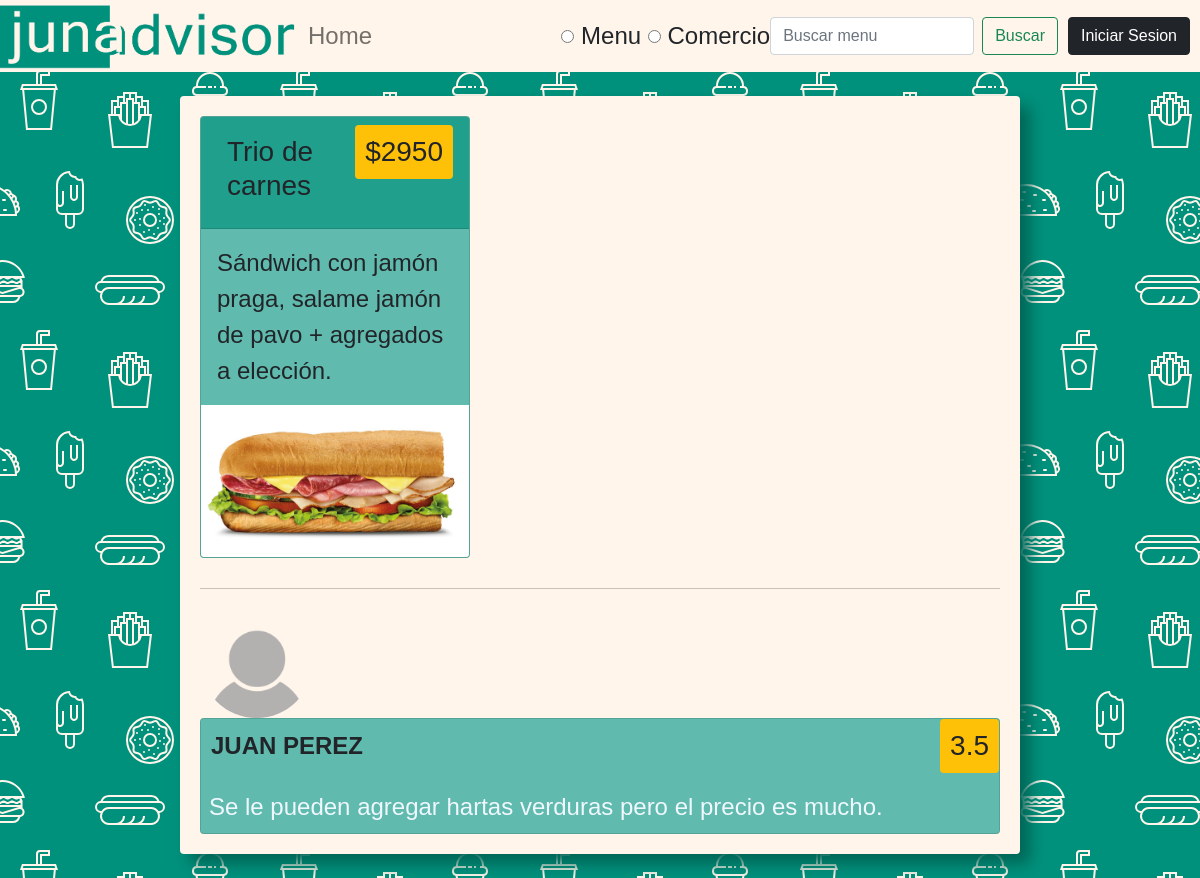
/menu/12, run on an earlier commit of the app's database.
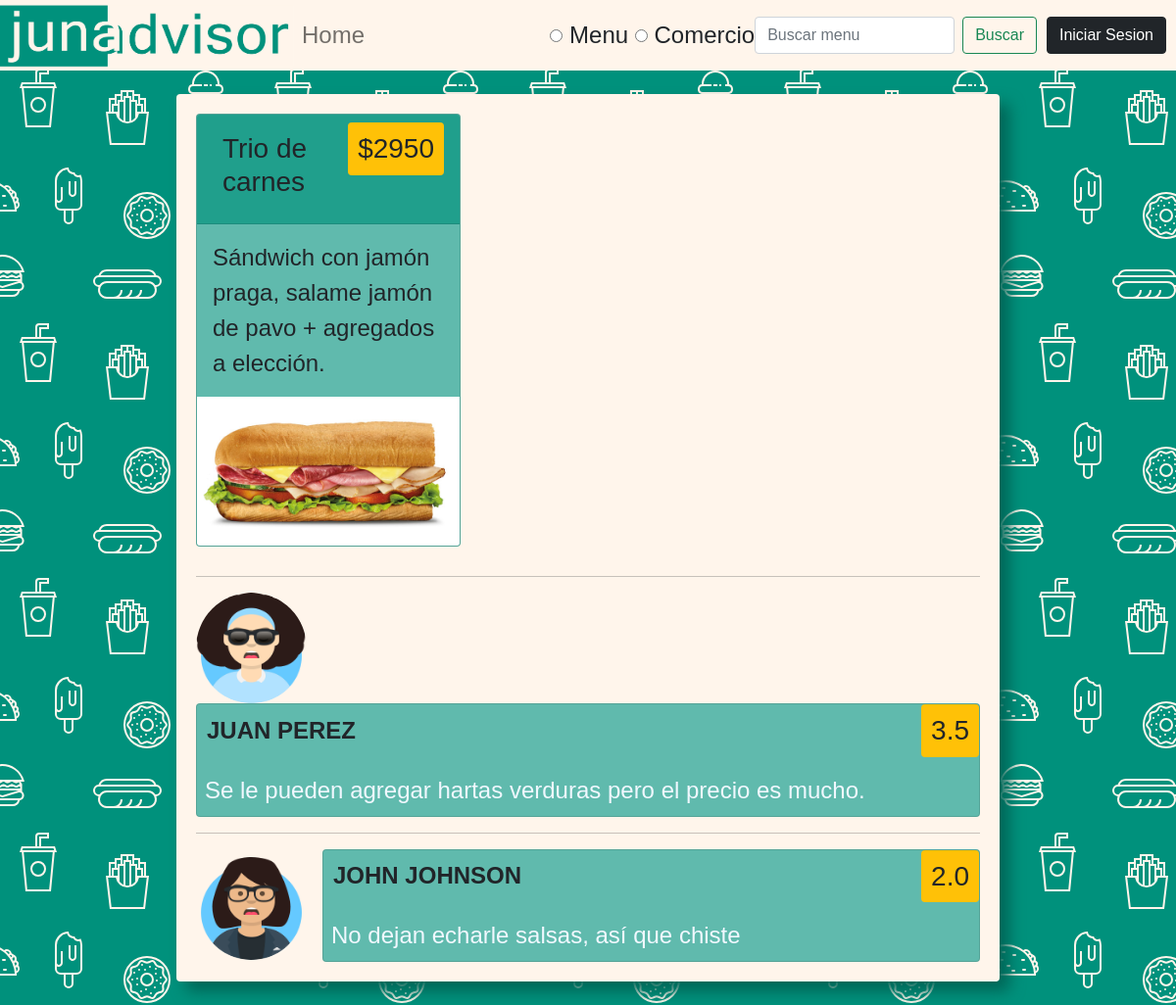
And on a later commit of the database.
### app/models.py (models this page shows, shortened)
class Menu(models.Model):
    comercio = models.ForeignKey(Comercio, null=True, on_delete=models.SET_NULL)
    titulo = models.CharField(max_length=100, null=True)
    precio = models.PositiveIntegerField()
    descripcion = models.CharField(max_length=500, null=True)
    calificacion_media = models.FloatField(default=0)
    menu_pic  = models.ImageField(null=True, blank=True)
    is_active = models.BooleanField(default=True)
    categoria = models.ManyToManyField(Categoria)

class Comentario(models.Model):
    menu = models.ForeignKey(Menu, null=True,on_delete=models.SET_NULL)
    estudiante = models.ForeignKey(Estudiante, null=True,on_delete=models.SET_NULL)
    contenido = models.CharField(max_length=500, null=True)
    calificacion = models.FloatField(default=0, validators=[MaxValueValidator(5), MinValueValidator(0)])
    is_active = models.BooleanField(default=True)

class Estudiante(models.Model):
    user = models.OneToOneField(User, null=True, on_delete=models.CASCADE)
    username = models.CharField(max_length=200, null=True)
    first_name = models.CharField(max_length=200, null=True)
    last_name = models.CharField(max_length=200, null=True)
    email = models.EmailField(max_length = 254)
    profile_pic  = models.ImageField(default="default-profile-pic.png",null=True, blank=True)
    date_created = models.DateTimeField(auto_now_add=True, null=True)

### app/views.py (the view, shortened to what this page needs)
# urls.py: path('menu/<str:pk>', views.vistaMenu, name="menu"),
def vistaMenu(request, pk):
    form = ComentarioForm()
    menu = Menu.objects.get(id=pk)
    comentarios = menu.comentario_set.filter(is_active = True)
    comento = False
    if comentarios:
        calificacion_media = comentarios.aggregate(Avg('calificacion'))
        menu.calificacion_media = round(calificacion_media.get('calificacion__avg'), 1)
        menu.save()
    if request.user.is_authenticated and not request.user.is_staff:
        estudiante = Estudiante.objects.get(user=request.user)
        comento = comentarios.filter(estudiante__id = estudiante.id)
    context = { 'menu': menu, 'comentarios': comentarios, 'form': form, 'comento': comento}
    return render(request, "app/menu.html", context)

### app/forms.py
class ComentarioForm(forms.Form):
    CHOICES=[(1, '1: Muy malo'),(2, '2: Malo'), (3, '3: Decente'), (4, '4: Bueno'), (5, '5: Excelente')]
    contenido = forms.CharField(widget=forms.Textarea)
    calificacion = forms.ChoiceField(choices=CHOICES, widget=forms.RadioSelect)
    def __init__(self, *args, **kwargs):
        super(ComentarioForm, self).__init__(*args, **kwargs)
        self.fields['contenido'].widget.attrs['rows'] = 3

### app/templates/app/menu.html (shortened to what this page needs)
{% extends 'app/main.html' %}
{% load static %}
{% block content %}
    <div class="card menu">
        <div class="card-header">
            <div class="d-flex flex-row">
                <h3>{{menu.titulo}}</h3>
                <h3 class="ms-auto bg-warning">${{menu.precio}}</h3>
            </div>
        </div>
        <div class="card-body">
                <p>{{menu.descripcion}}</p>
        </div>
        {% if menu.menu_pic %}
        <img src="{{ menu.menu_pic.url }}" class="card-img-bottom" alt="...">
        {% else %}
        <p>No hay imagen</p>
        {% endif %}
    </div>
    {% for comentario in comentarios %}
    <hr>
    <div class="d-flex flex-start flex-wrap">
        {% if comentario.estudiante.profile_pic %}
        <img src="{{comentario.estudiante.profile_pic.url}}" class="profile-pic">
        {% else %}
        <img src="{% static 'images/default-profile-pic.png' %}" class="profile-pic">
        {% endif %}
        <div class="card flex-fill">
            <div class="d-flex align-items-center flex-row">
                <h3 class="menu-title">{{comentario.estudiante.first_name}} {{comentario.estudiante.last_name}}</h3>
                <h3 class="ms-auto bg-warning">{{comentario.calificacion}}</h3>
            </div>
            <p class="comentario">{{comentario.contenido}}</p>
        </div>
    </div>
    {% endfor %}
{% endblock %}

### app/templates/app/main.html (shortened to what this page needs)
{% load static %}
<!DOCTYPE html>
<html>
    <head>
        <link href="https://cdn.jsdelivr.net/npm/bootstrap@5.0.2/dist/css/bootstrap.min.css" rel="stylesheet"
>
        <link rel="stylesheet" type="text/css" href="{% static 'css/style.css' %}">
    </head>
    <body class="d-flex flex-column justify-content-between h-100">
        {% include 'app/navbar.html' %}
        <br>
        <main>
        {% block content %}
        {% endblock %}
        </main>
        <br>
    </body>
</html>

### app/templates/app/navbar.html (shortened to what this page needs)
{% load static %}
<nav class="navbar navbar-expand-lg navbar-light p-0">
  <img src="{% static 'images/logo.png' %}" alt="" class="logo">
    <div class="collapse navbar-collapse" id="navbarTogglerDemo02">
      <ul class="navbar-nav me-auto mb-2 mb-lg-0">
        <li class="nav-item">
          <a class="nav-link" href="{% url 'home' %}">Home</a>
        </li>
      </ul>
        <form class="d-flex align-items-center" method="POST" action="{% url 'buscar_menu' %}">
            <input type="radio"  id="menu" name="option" value="menu" required>
            <label for="menu" class="form-check-label">Menu</label><br>
            <input type="radio"  id="comercio" name="option" value="comercio">
            <label for="Comercio" class="form-check-label" >Comercio </label><br>
          <input class="form-control me-2" name="searched" type="search" placeholder="Buscar menu" aria-label="Search">
          <button class="btn btn-outline-success" type="submit">Buscar</button>
        </form>
    </div>
  {% if request.user.is_authenticated %}
  <span class="block"><a class="btn btn-dark" href="{% url 'logout' %}">Cerrar Sesion</a></span>
  {% else %}
  <span class="block"><a class="btn btn-dark" href="{% url 'login' %}">Iniciar Sesion</a></span>
  {% endif %}
</nav>

### static/css/style.css (style rules this page uses)
:root { --primary-color: #00917c; --pr-light-1: #209F8C; --pr-light-2: #60BAAD; --pr-light-3: #9FD6CE; --secondary-color: #fff5eb; --sec-dark-1: #FFEEDD; --third-color: #17a2b8; }
body { font-family:'Gill Sans', 'Gill Sans MT', Calibri, 'Trebuchet MS', sans-serif; background-color: var(--primary-color); }
main { padding: 20px; margin-left: 15%; margin-right: 15%; min-height: 100%; margin-bottom: auto; border-radius: .25rem; min-width: 300px; box-shadow: 10px 10px 15px #006657; background-color: var(--secondary-color); flex-shrink: 0!important; }
p { color: #212529; font-size: 1.5rem; margin-bottom: 0; }
img { max-width: 100%; max-height: 100%; }
nav { background-color: var(--secondary-color); font-size: 1.5em; }
.card { color: var(--secondary-color); background-color: var(--pr-light-2); }
.card-header { background-color: var(--pr-light-1); }
.logo { max-height: 66px; max-width: 300px; }
h3 { padding: 10px; color: #212529; border-radius: .25rem; max-height: fit-content; }
.menu { max-width: 30%; min-width: 270px; margin-bottom: 30px; }
.menu-title { font-weight: bold; font-size: 1.5rem; text-transform: uppercase; }
.block { margin: 0 10px; }
.comentario { color: aliceblue; padding: .5rem; }
.profile-pic { width: 113px; height: 113px; border-radius: 50%; margin-right: 1em; }

What changed in the data, as far as the page shows it:
changed through a linked row, Comentario "Se le pueden agregar hartas verduras pero el precio es mucho.": estudiante.profile_pic: picture added in place of a placeholder
added Comentario: estudiante.profile_pic (picture), estudiante.first_name "JOHN", estudiante.last_name "JOHNSON", calificacion "2.0", contenido "No dejan echarle salsas, así que chiste"
